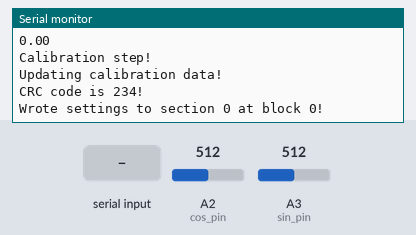
This sketch was run on a simulated Arduino Uno, built with avr-gcc and run on an emulated ATmega328P. Parts: the last lines printed to the serial monitor. The inputs (shaded band) are chosen by the test bench; at power-on: A3 (sin_pin) = 512, A2 (cos_pin) = 512. EEPROM starts erased.

Above: at 1.2 s.
1.3 s: A3 (sin_pin) set to 716
At 1.3 s:
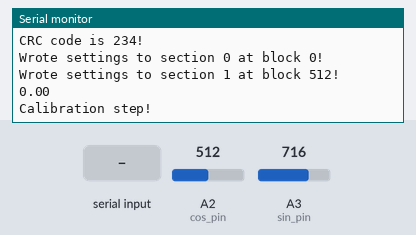
4.3 s: A2 (cos_pin) set to 514
At 4.42 s:
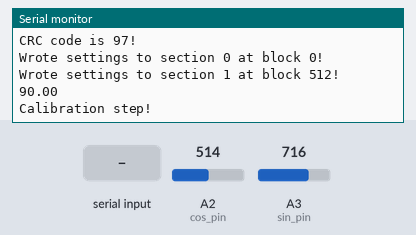
7.3 s: "r\n" received over Serial
At 7.35 s:
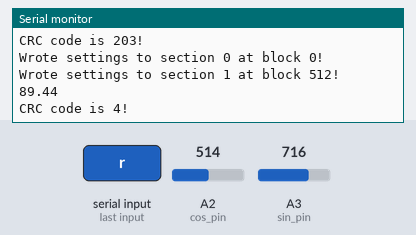
8.9 s: "0\n" received over Serial
11.9 s: A3 (sin_pin) set to 900
At 11.96 s:
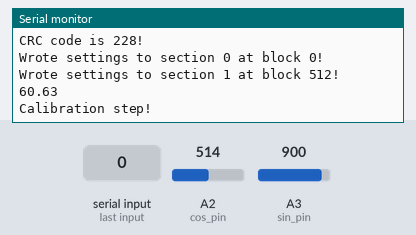
14.9 s: A2 (cos_pin) set to 716
At 15.02 s:
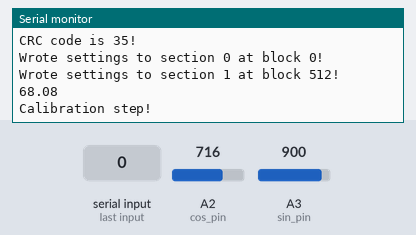
Timing chart, 0 to 17.9 s (numbered marks = the images above; inputs shaded):
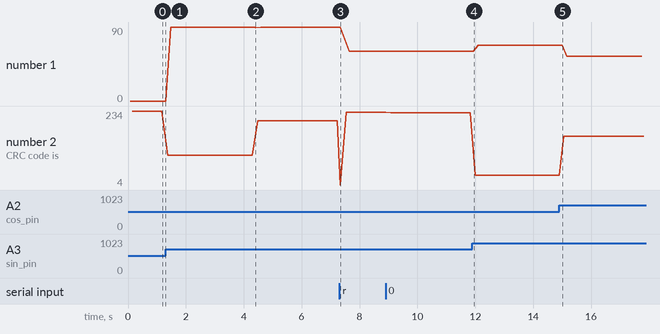

The sketch:

angler.ino
```cpp
#define VERBOSE
#ifdef VERBOSE
  #define V_PRINT(str)   (Serial.print(str))
  #define V_PRINTLN(str) (Serial.println(str))
#endif

#define ANGLE_CHECK
#ifdef ANGLE_CHECK
  uint8_t angle_state = 0;
  const uint8_t _angle_query = B10000000;
  const uint8_t _angle_input = B00000001;
  const uint8_t _angle_len   = B00000010;

  #define ANG_IP_PRINT(str)   {if(angle_state&_angle_input){Serial.print(str);}}
  #define ANG_IP_PRINTLN(str) {if(angle_state&_angle_input){Serial.println(str);}}
  #define ANG_LEN_PRINT(str)   {if(angle_state&_angle_len){Serial.print(str);}}
  #define ANG_LEN_PRINTLN(str) {if(angle_state&_angle_len){Serial.println(str);}}


#endif

const int cos_pin = A2;
const int sin_pin = A3;

uint8_t state = 0;
const uint8_t _calibrating = B10000000;
const uint8_t _baud = B01000000;
const uint8_t _silent = B00100000;
const uint8_t _number_record = B00000001;

#include "ee_save.h"

//todo: should I store this too?
uint32_t msecs_calibrate = 100; // 16 gives only a minute at most
unsigned long prev_msec_check = 0; // At progrom start, this is 0
uint16_t cos_max = 0;
uint16_t cos_offset = 1023;
uint16_t cos_size = 0;
uint16_t sin_max = 0;
uint16_t sin_offset = 1023;
uint16_t sin_size = 0;
uint32_t baud_rate = 9600;

double get_angle(uint16_t input_cos,  uint16_t input_sin)
{
  int16_t len_cos = (((int16_t)input_cos - (int16_t)cos_offset) - (int16_t)cos_size / 2);
  ANG_LEN_PRINT("len_cos is ");ANG_LEN_PRINT(len_cos);ANG_LEN_PRINT("!");
  int16_t len_sin = (((int16_t)input_sin - (int16_t)sin_offset) - (int16_t)sin_size / 2);
  ANG_LEN_PRINT("\tlen_sin is ");ANG_LEN_PRINT(len_sin);ANG_LEN_PRINTLN("!");

  return atan2(len_sin, len_cos);
}

double radians_to_deg(double rad)
{
  return rad*180.0 / PI;
}

void calibration_step(uint16_t cos_input,   uint16_t sin_input)
{
  V_PRINTLN("Calibration step!");
  if (cos_input > cos_max){ //increase cos max
    cos_max = cos_input; //cos_max must be used, otherwise size might be set before offset is correct
  }
  if (cos_input < cos_offset){ //decrease cos_min
    cos_offset = cos_input;
  }
  if (sin_input > sin_max){
    sin_max = sin_input;
  }
  if (sin_input < sin_offset){
    sin_offset = sin_input;
  }
  if(millis() - prev_msec_check > msecs_calibrate){
    cos_size = cos_max - cos_offset;
    sin_size = sin_max - sin_offset;
    V_PRINTLN("Updating calibration data!");
    ee_write(msecs_calibrate,
             cos_max, cos_offset, cos_size,
             sin_max, sin_offset, sin_size,
             baud_rate);
    prev_msec_check = millis();
  }

}

//todo: optional degrees or radians
void setup() {
  //load stuff
  analogReference(EXTERNAL);
  startup_read(msecs_calibrate,
               cos_max, cos_offset, cos_size,
               sin_max, sin_offset, sin_size,
               baud_rate);

  Serial.begin(baud_rate);
  V_PRINTLN("Start!");
}

void input_handler(char c, int& number_store){
  switch(c){
    #ifdef ANGLE_CHECK
    case 'a':
      angle_state |= _angle_query;
      state |= _number_record;
      break;
    #endif
    case 'c': //calibrate
      state |= _calibrating;
      V_PRINTLN("Calibrating!");
      break;
    case 'd': //done calibrating
      state &= ~_calibrating;
      V_PRINTLN("Done calibrating!");
      break;
    case 'b': //set baud
      state |= _baud;
      V_PRINTLN("Setting baud rate!");
      break;
    case 's':
      state ^= _silent;
      if (state&_silent){
        V_PRINTLN("Silencing degree output!");
      }
      else{
        V_PRINTLN("Resuming degree output!");
      }
      break;
    case 'r': //reset
      msecs_calibrate = 100; // 16 gives only a minute at most
      cos_max = 0;
      cos_offset = 255;
      cos_size = 0;
      sin_max = 0;
      sin_offset = 255;
      sin_size = 0;
      baud_rate = 9600;

      ee_write(msecs_calibrate,
             cos_max, cos_offset, cos_size,
             sin_max, sin_offset, sin_size,
             baud_rate);
      state |= _calibrating;
      V_PRINTLN("Erasing calibration data and calibrating!");
      break;

    case '0':case '1':case '2':case '3':case '4':case '5':case '6':case '7':case '8':case '9':
#ifdef ANGLE_CHECK
      if (angle_state&_angle_query){
        switch(c){
          case '0':
            angle_state ^= _angle_input;
            if (angle_state&_angle_input){
              V_PRINTLN("Displaying analog angle input!");
            }
            else{
              V_PRINTLN("Silencing analog angle input!");
            }
            break;
          case '1':
            angle_state ^=_angle_len;
            if (angle_state&_angle_len){
              V_PRINTLN("Displaying normalized sin/cos values!");
            }
            else{
              V_PRINTLN("Silencing normalized sin/cos values!");
            }
          default:
            break;
        }
        angle_state &= ~_angle_query;
        state &= ~_number_record;
      }
#endif

      if (state&_calibrating && !(state&_number_record)){
        msecs_calibrate = (c - '0');
        state |= _number_record;
      }
      else if (state&(_calibrating | _number_record)){
        msecs_calibrate = msecs_calibrate*10 + (c - '0');
      }
      if (state&_baud && !(state&_number_record)){
        number_store = (c-'0');
        state |= _number_record;
      }
      else if (state&(_baud | _number_record)){
        number_store = msecs_calibrate*10 + (c - '0');
      }
      break;
    case '\n':
      #ifdef VERBOSE
      if (state&(_calibrating | _number_record)){
        //V_PRINT("Milliseconds between calibration storage is now ");V_PRINT(msecs_calibrate);V_PRINTLN("!");
      }
      #endif
      state &= ~_number_record;
      if (state& _baud){
        state &= ~_baud;
        baud_rate = number_store;
        V_PRINT("Baud is now ");V_PRINT(baud_rate);V_PRINTLN("!");
        Serial.begin(baud_rate);
      }

      //V_PRINTLN("Ending command string!");

      break;
#ifdef VERBOSE
    case 'g':
      Serial.println("Stored Data:");
        Serial.print("\t cos max:");Serial.println(cos_max);
        Serial.print("\t cos offset:");Serial.println(cos_offset);
        Serial.print("\t cos size:");Serial.println(cos_size);
        Serial.print("\t sin max:");Serial.println(sin_max);
        Serial.print("\t sin offset:");Serial.println(sin_offset);
        Serial.print("\t sin size:");Serial.println(sin_size);
        Serial.print("\t calibration record interval:");Serial.println(msecs_calibrate);
      break;
#endif

    default:
      break;

  }
}

void loop() {
  uint16_t cos_input = analogRead(cos_pin);
  ANG_IP_PRINT("Cos analog in is ");ANG_IP_PRINT(cos_input);ANG_IP_PRINT("!");
  delay(50);
  uint16_t sin_input = analogRead(sin_pin);
  ANG_IP_PRINT("\tSin analog in is ");ANG_IP_PRINT(sin_input);ANG_IP_PRINTLN("!");

  char in_byte = -1;
  int number_store= 0;

  if (Serial.available()>0){
    in_byte = Serial.read();
    input_handler(in_byte, number_store);
  }

  if (state&_calibrating){
    calibration_step(cos_input, sin_input);
  }

  double angle = get_angle(cos_input, sin_input);
  //V_PRINT("State is ");V_PRINT(state);V_PRINTLN("!");
  if (!(state&_silent)){
    Serial.println(radians_to_deg(angle));
  }


 // Serial.println(get_angle)
  // put your main code here, to run repeatedly:

}
```

ee_save.h
```cpp
#ifndef __EE_SAVE
#define __EE_SAVE

#include <avr/eeprom.h>
#include <util/crc16.h>
#include <Arduino.h>
#include <EEPROM.h>

const uint16_t n_bytes = 20;

// based on http://www.microchip.com/stellent/groups/SiteComm_sg/documents/Training_Tutorials/en532276.pdf
//  giving p of failure in 10 years = [5/(1 million*(15/10))]= 0.00000333333,
//  binomial distributions such that the population of Germany having 0 eeprom failures is 99.95%
//  http://www.wolframalpha.com/input/?i=P%5BX+%3E%3D+2%5D+for+X~B(2,0.00000333333) giving the failure probabilty of 2 sections at once
//  the probability of two sections failing at once in 10 for anyone in the entire population of Germany is much lower than 0.05%
//  (.0000000004/(1.11111×10^-11) = 36. So 36 times safer than required.)

// starting up on invalid data is 1/256 though, so writing startup data in factory is recommended

const uint8_t n_sections = 2;

inline uint16_t section_length(){
  return EEPROM.length()/n_sections;
}

int check_crc(const uint8_t* data, const uint8_t& data_len/*, uint8_t crc*/){
  uint8_t crc = 0;

  for(uint8_t i=0; i<data_len; ++i){
    crc = _crc_ibutton_update(crc, data[i]);
  }
  return crc;
}

//todo:check if state is needed
bool startup_read(uint32_t& msecs_calibrate,
                  uint16_t& cos_max, uint16_t& cos_offset, uint16_t& cos_size,
                  uint16_t& sin_max, uint16_t& sin_offset, uint16_t& sin_size,
                  uint32_t& baud_rate)
{
  uint8_t buf[n_bytes+1];
  for(uint8_t i=0; i<n_sections;++i){
    eeprom_busy_wait();
    eeprom_read_block(buf, (const void*)(section_length()*i), n_bytes+1);
    V_PRINT("EEPROM block ");V_PRINT((section_length()*i));V_PRINTLN(" read!");
    if(check_crc(buf, n_bytes+1)==0){//section has correct crc
      break;
    }
    else{
      V_PRINT("CRC check failed on section");V_PRINT(i);V_PRINTLN("!");
      if(i>=n_sections-1){//no correct sections
        V_PRINT("All CRC checks failed! Running with factory default settings!");
        state|=_calibrating;//start calibrating
        //default values are already set in program
        return false;
      }
    }
  }
  msecs_calibrate = (buf[0]<<24) | (buf[1]<<16) | (buf[2]<<8) | buf[3];
  cos_max = buf[4]<<8 | buf[5];
  cos_offset = buf[6]<<8 | buf[7];
  cos_size = buf[8]<<8 | buf[9];
  sin_max = buf[10]<<8 | buf[11];
  sin_offset = buf[12]<<8 | buf[13];
  sin_size = buf[14]<<8 | buf[15];
  baud_rate = (buf[16]<<24) | (buf[17]<<16) | (buf[18]<<8) | buf[19];
  return true;
}

void ee_write(const uint32_t& msecs_calibrate,
              const uint16_t& cos_max, const uint16_t& cos_offset, const uint16_t& cos_size,
              const uint16_t& sin_max, const uint16_t& sin_offset, const uint16_t& sin_size,
              const uint32_t& baud_rate)
{
  uint8_t buf[n_bytes+1];
  buf[0] = msecs_calibrate>>24; buf[1] = (msecs_calibrate>>16) & 0xFF; buf[2] = (msecs_calibrate>>8) & 0xFF; buf[3] = (msecs_calibrate) & 0xFF;
  buf[4] = cos_max>>8; buf[5] = cos_max & 0xFF;
  buf[6] = cos_offset>>8; buf[7] = cos_offset & 0xFF;
  buf[8] = cos_size>>8; buf[9] = cos_size & 0xFF;
  buf[10] = sin_max>>8; buf[11] = sin_max & 0xFF;
  buf[12] = sin_offset>>8;   buf[13] = sin_offset & 0xFF;
  buf[14] = sin_size>>8; buf[15] = sin_size & 0xFF;
  buf[16] = baud_rate>>24; buf[17] = (baud_rate>>16) & 0xFF; buf[18] = (baud_rate>>8) & 0xFF; buf[19] = (baud_rate) & 0xFF;

  uint8_t crc_code = check_crc(buf, n_bytes);
  buf[n_bytes] = crc_code;
  V_PRINT("CRC code is ");V_PRINT(crc_code);V_PRINTLN("!");

  for(uint8_t i=0; i<n_sections; ++i){
    eeprom_busy_wait();
    eeprom_update_block(buf, (const void*)(section_length()*i), n_bytes+1);
    V_PRINT("Wrote settings to section ");V_PRINT(i);V_PRINT(" at block ");V_PRINT((section_length()*i));V_PRINTLN("!");
  }

}


#endif
```

Measured:
- after the input at 7.3 s, the serial monitor: prints a new line at once (image 3)
- plotted number 1: 0 → 90 after the input at 1.3 s, 90 → 89.44 after the input at 4.3 s, 89.44 → 60.63 after the input at 7.3 s, 60.63 → 68.08 after the input at 11.9 s, 68.08 → 54.43 after the input at 14.9 s
- plotted number 2: 234 → 97 after the input at 1.3 s, 97 → 203 after the input at 4.3 s, 203 → 230 after the input at 7.3 s, 230 → 228 after the input at 8.9 s, 228 → 35 after the input at 11.9 s
